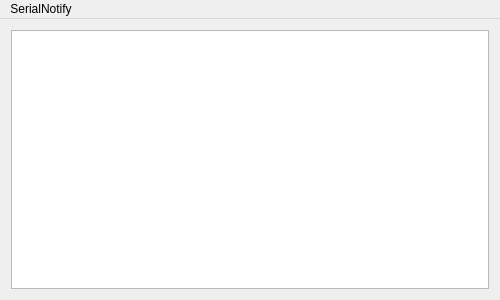
<?xml version="1.0" encoding="UTF-8"?>
<ui version="4.0">
 <class>MainWindow</class>
 <widget class="QMainWindow" name="MainWindow">
  <property name="geometry">
   <rect>
    <x>0</x>
    <y>0</y>
    <width>500</width>
    <height>300</height>
   </rect>
  </property>
  <property name="windowTitle">
   <string>SerialNotify</string>
  </property>
  <property name="windowIcon">
   <iconset resource="serialnotifier.qrc">
    <normaloff>:/images/serial.png</normaloff>:/images/serial.png</iconset>
  </property>
  <widget class="QWidget" name="centralWidget">
   <layout class="QGridLayout" name="gridLayout">
    <item row="0" column="0">
     <layout class="QHBoxLayout" name="horizontalLayout">
      <property name="sizeConstraint">
       <enum>QLayout::SetNoConstraint</enum>
      </property>
      <item>
       <widget class="QListView" name="portList"/>
      </item>
     </layout>
    </item>
   </layout>
  </widget>
  <widget class="QMenuBar" name="menuBar">
   <property name="geometry">
    <rect>
     <x>0</x>
     <y>0</y>
     <width>500</width>
     <height>21</height>
    </rect>
   </property>
   <property name="nativeMenuBar">
    <bool>true</bool>
   </property>
   <widget class="QMenu" name="menuSerialNotifier">
    <property name="title">
     <string>SerialNotify</string>
    </property>
   </widget>
   <addaction name="menuSerialNotifier"/>
  </widget>
 </widget>
 <layoutdefault spacing="6" margin="11"/>
 <resources>
  <include location="serialnotifier.qrc"/>
 </resources>
 <connections/>
</ui>
